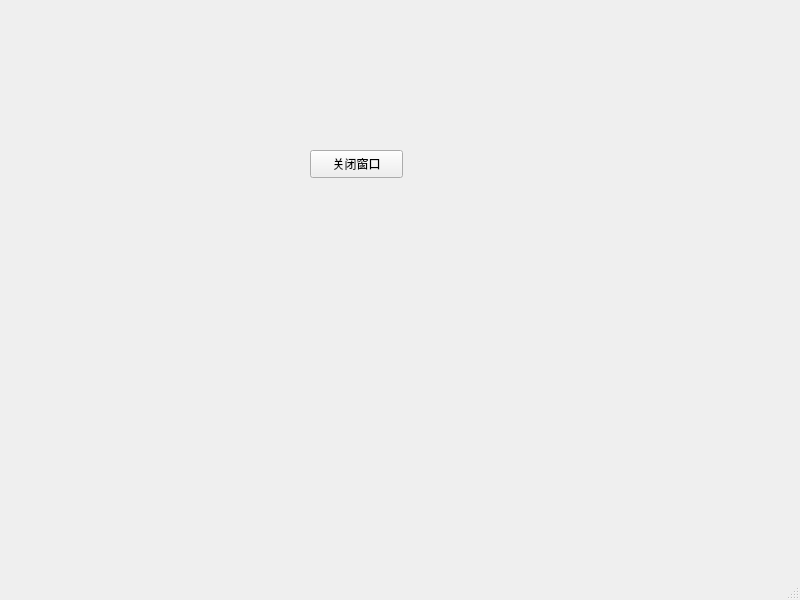
<?xml version="1.0" encoding="UTF-8"?>
<ui version="4.0">
    <class>MainWindow</class>
    <widget class="QMainWindow" name="MainWindow">
        <property name="geometry">
            <rect>
                <x>0</x>
                <y>0</y>
                <width>800</width>
                <height>600</height>
            </rect>
        </property>
        <property name="windowTitle">
            <string>MainWindow</string>
        </property>
        <widget class="QWidget" name="centralwidget">
            <widget class="QPushButton" name="pushButton">
                <property name="geometry">
                    <rect>
                        <x>310</x>
                        <y>150</y>
                        <width>93</width>
                        <height>28</height>
                    </rect>
                </property>
                <property name="text">
                    <string>关闭窗口</string>
                </property>
            </widget>
        </widget>
        <widget class="QMenuBar" name="menubar">
            <property name="geometry">
                <rect>
                    <x>0</x>
                    <y>0</y>
                    <width>800</width>
                    <height>26</height>
                </rect>
            </property>
        </widget>
        <widget class="QStatusBar" name="statusbar"/>
    </widget>
    <resources/>
    <connections>
        <connection>
            <sender>pushButton</sender>
            <signal>clicked()</signal>
            <receiver>MainWindow</receiver>
            <slot>close()</slot>
            <hints>
                <hint type="sourcelabel">
                    <x>362</x>
                    <y>189</y>
                </hint>
                <hint type="destinationlabel">
                    <x>362</x>
                    <y>269</y>
                </hint>
            </hints>
        </connection>
    </connections>
</ui>
